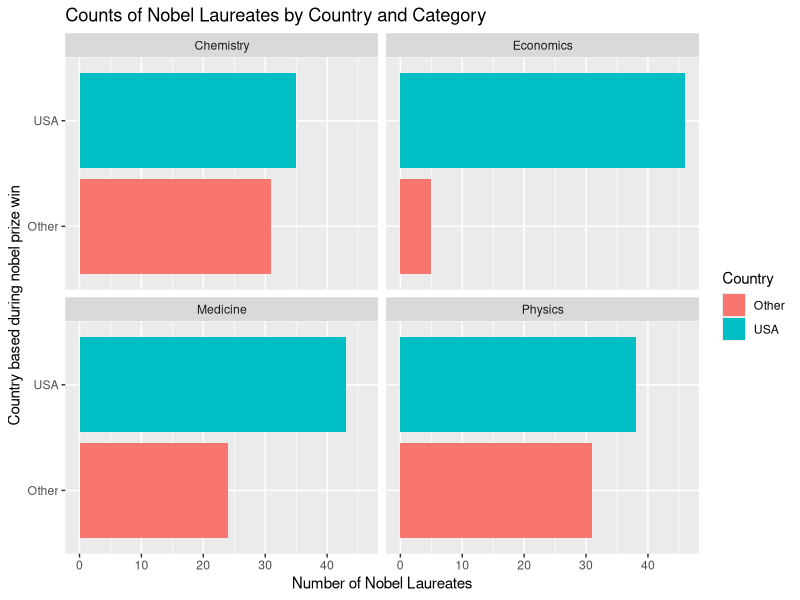
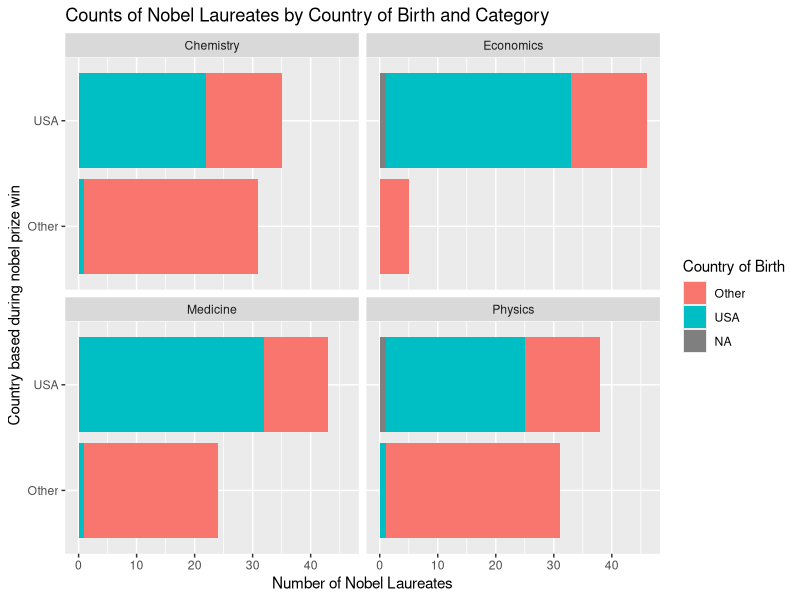

Reproduce these figures in R, in order.
## ---- chunk 1
library(tidyverse) 
## ---- chunk 2
nobel <- read_csv("data/nobel.csv")
## ---- chunk 3
glimpse(nobel)
## ---- chunk 4
nobel_living <- nobel %>%     #create nobel_living from nobel then pipe
  filter(                     
    is.na(died_date),        #died_date is NA
    !is.na(country),         #country is available (not NA)
    gender != "org"          #gender not equal to organization 
  ) 
## ---- chunk 5
nrow(nobel_living)
## ---- chunk 6
nobel_living <- nobel_living %>%           #pipeline to mutate the nobel_living data 
  mutate(                                   #create new variable               
    country_us = if_else(country == "USA", "USA", "Other")  
  )                                         #If country == "USA": label it as "USA"
                                            #Otherwise: label "Other"
## ---- chunk 7
table(nobel_living$country_us)           #make a frequency count table to check new variable
## ---- chunk 8
nobel_living_science <- nobel_living %>%                
  filter(category %in% c("Physics", "Medicine", "Chemistry", "Economics")) 
#%>% is pipe   
#%in% checks if a certain value is found in the group specified (y/n) 
#c creates a vector (list of values)
## ---- chunk 9
ggplot(data = nobel_living_science, aes(x=country_us, fill = country_us)) +
  geom_bar() +
  facet_wrap(~category) +
  coord_flip() +                      #could also just put y=country_us?
  labs(
    x = "Country based during nobel prize win",
    y = "Number of Nobel Laureates",
    title = "Counts of Nobel Laureates by Country and Category",
    fill = "Country"
  )
## ---- chunk 10
nobel_living <- nobel_living %>%
  mutate(
    born_country_us = if_else(born_country == "USA", "USA", "Other")
  )
## ---- chunk 11
table(nobel_living$born_country_us) 
## ---- chunk 12
nobel_living_science <- nobel_living %>%                
  filter(category %in% c("Physics", "Medicine", "Chemistry", "Economics")) 
## ---- chunk 13
ggplot(data = nobel_living_science, aes(x=country_us, fill = born_country_us)) +
  geom_bar() +
  facet_wrap(~category) +
  coord_flip() +                     
  labs(
    x = "Country based during nobel prize win",
    y = "Number of Nobel Laureates",
    title = "Counts of Nobel Laureates by Country of Birth and Category",
    fill = "Country of Birth"
  )
